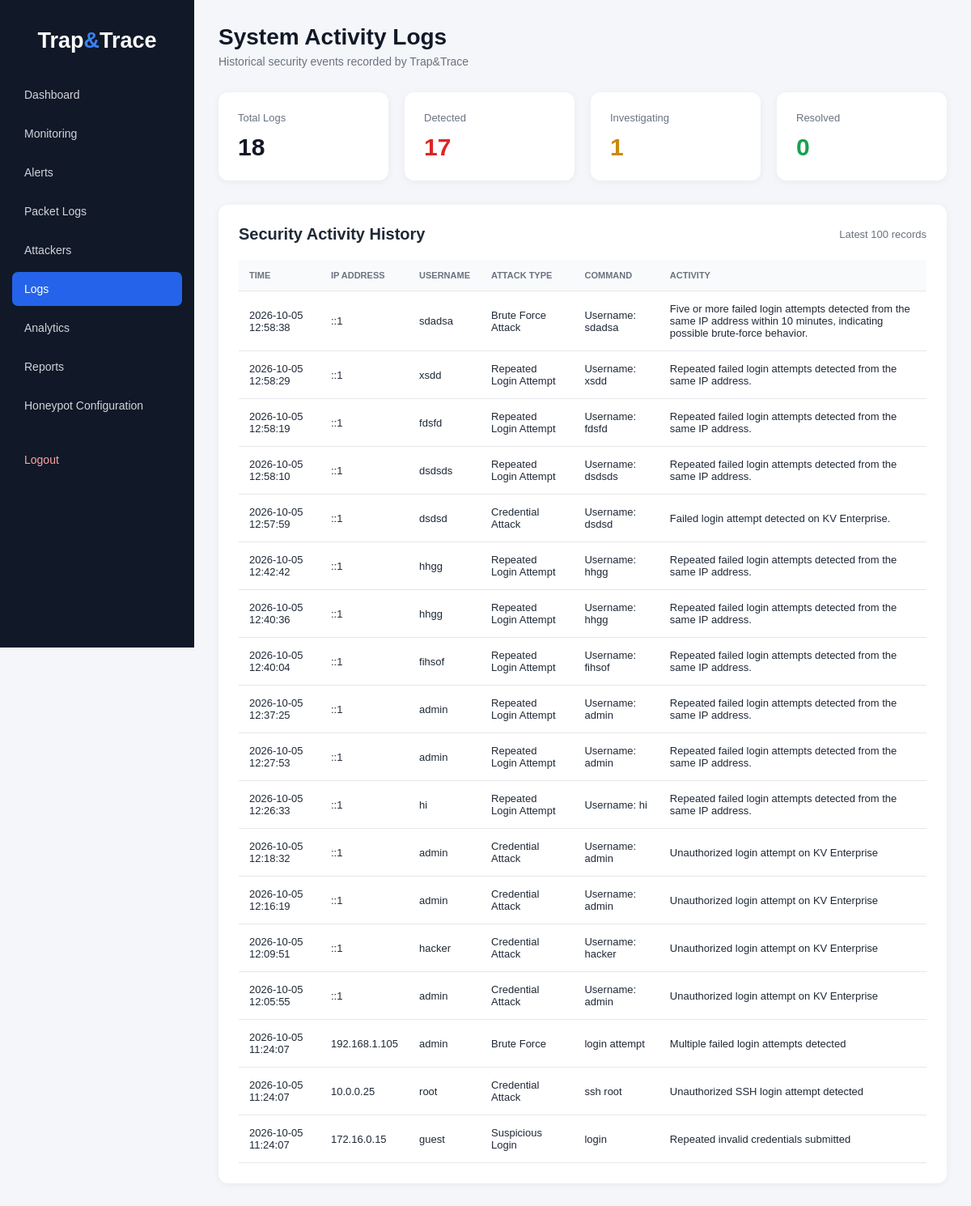
The page /Pages/logs.php (signed in) on the database its author committed.
### tables this page shows
CREATE TABLE `attack_events` (
  `id` int(11) NOT NULL,
  `ip_address` varchar(45) NOT NULL,
  `username` varchar(100) DEFAULT NULL,
  `attack_type` varchar(100) NOT NULL,
  `command` text DEFAULT NULL,
  `activity` text NOT NULL,
  `risk_level` enum('Low','Medium','High','Critical') NOT NULL DEFAULT 'Low',
  `status` enum('Detected','Investigating','Resolved') NOT NULL DEFAULT 'Detected',
  `created_at` timestamp NOT NULL DEFAULT current_timestamp()
);

### Pages/logs.php (the view, shortened to what this page needs)
<?php
require_once "../config/database.php";
$totalLogs = $pdo
    ->query("
        SELECT COUNT(*)
        FROM attack_events
    ")
    ->fetchColumn();
$detectedLogs = $pdo
    ->query("
        SELECT COUNT(*)
        FROM attack_events
        WHERE status = 'Detected'
    ")
    ->fetchColumn();
$investigatingLogs = $pdo
    ->query("
        SELECT COUNT(*)
        FROM attack_events
        WHERE status = 'Investigating'
    ")
    ->fetchColumn();
$resolvedLogs = $pdo
    ->query("
        SELECT COUNT(*)
        FROM attack_events
        WHERE status = 'Resolved'
    ")
    ->fetchColumn();
$logs = $pdo
    ->query("
        SELECT *
        FROM attack_events
        ORDER BY created_at DESC
        LIMIT 100
    ")
    ->fetchAll();
?>
<!DOCTYPE html>
<html lang="en">
<head>
</head>
<body>
<aside class="sidebar">
    <div class="sidebar-logo">
        <h2>
            Trap<span>&</span>Trace
        </h2>
    </div>
    <ul class="sidebar-menu">
        <li>
            <a href="../dashboard.php">
                Dashboard
            </a>
        </li>
        <li>
            <a href="monitoring.php">
                Monitoring
            </a>
        </li>
        <li>
            <a href="alerts.php">
                Alerts
            </a>
        </li>
        <li>
            <a href="packet_logs.php">
                Packet Logs
            </a>
        </li>
        <li>
            <a href="attackers.php">
                Attackers
            </a>
        </li>
        <li>
            <a
                href="logs.php"
                class="active"
            >
                Logs
            </a>
        </li>
        <li>
            <a href="analytics.php">
                Analytics
            </a>
        </li>
        <li>
            <a href="reports.php">
                Reports
            </a>
        </li>
        <li>
            <a href="settings.php">
                Honeypot Configuration
            </a>
        </li>
        <li class="logout">
            <a href="../logout.php">
                Logout
            </a>
        </li>
    </ul>
</aside>
<main class="main-content">
    <header class="top-header">
        <h1>
            System Activity Logs
        </h1>
        <p>
            Historical security events recorded by Trap&Trace
        </p>
    </header>
    <section class="stats-grid">
        <div class="stat-card">
            <h3>
                Total Logs
            </h3>
            <div class="stat-number">
                <?= $totalLogs ?>
            </div>
        </div>
        <div class="stat-card">
            <h3>
                Detected
            </h3>
            <div class="stat-number detected">
                <?= $detectedLogs ?>
            </div>
        </div>
        <div class="stat-card">
            <h3>
                Investigating
            </h3>
            <div class="stat-number investigating">
                <?= $investigatingLogs ?>
            </div>
        </div>
        <div class="stat-card">
            <h3>
                Resolved
            </h3>
            <div class="stat-number resolved">
                <?= $resolvedLogs ?>
            </div>
        </div>
    </section>
    <section class="logs-card">
        <div class="logs-header">
            <h2>
                Security Activity History
            </h2>
            <span>
                Latest 100 records
            </span>
        </div>
        <div class="table-container">
            <table>
                <thead>
                    <tr>
                        <th>
                            Time
                        </th>
                        <th>
                            IP Address
                        </th>
                        <th>
                            Username
                        </th>
                        <th>
                            Attack Type
                        </th>
                        <th>
                            Command
                        </th>
                        <th>
                            Activity
                        </th>
                    </tr>
                </thead>
                <tbody>
                <?php if (count($logs) > 0): ?>
                    <?php foreach ($logs as $log): ?>
                        <tr>
                            <td>
                                <?= htmlspecialchars($log["created_at"]) ?>
                            </td>
                            <td>
                                <?= htmlspecialchars($log["ip_address"]) ?>
                            </td>
                            <td>
                                <?= htmlspecialchars($log["username"] ?? "-") ?>
                            </td>
                            <td>
                                <?= htmlspecialchars($log["attack_type"]) ?>
                            </td>
                            <td>
                                <?= htmlspecialchars($log["command"] ?? "-") ?>
                            </td>
                            <td>
                                <?= htmlspecialchars($log["activity"]) ?>
                            </td>
                        </tr>
                    <?php endforeach; ?>
                <?php endif; ?>
                </tbody>
            </table>
        </div>
    </section>
</main>
</body>
</html>

### Pages/logs.php (style rules this page uses)
* { margin: 0; padding: 0; box-sizing: border-box; }
body { font-family: Arial, Helvetica, sans-serif; background: #f4f6f9; color: #1f2937; }
.sidebar { position: fixed; left: 0; top: 0; width: 240px; height: 100vh; background: #111827; color: white; padding: 25px 15px; }
.sidebar-logo { text-align: center; padding: 10px 0 30px; }
.sidebar-logo h2 { font-size: 27px; }
.sidebar-logo span { color: #3b82f6; }
.sidebar-menu { list-style: none; }
.sidebar-menu li { margin-bottom: 6px; }
.sidebar-menu a { display: block; padding: 13px 15px; border-radius: 7px; color: #d1d5db; text-decoration: none; font-size: 14px; }
.sidebar-menu a:hover, .sidebar-menu a.active { background: #2563eb; color: white; }
.logout { margin-top: 25px; }
.logout a { color: #fca5a5; }
.main-content { margin-left: 240px; padding: 30px; }
.top-header { margin-bottom: 30px; }
.top-header h1 { font-size: 28px; color: #111827; }
.top-header p { margin-top: 6px; color: #6b7280; font-size: 14px; }
.stats-grid { display: grid; grid-template-columns: repeat(4, 1fr); gap: 20px; margin-bottom: 30px; }
.stat-card { background: white; padding: 24px; border-radius: 12px; box-shadow: 0 2px 10px rgba(0, 0, 0, 0.05); }
.stat-card h3 { color: #6b7280; font-size: 13px; font-weight: normal; margin-bottom: 12px; }
.stat-number { font-size: 30px; font-weight: bold; color: #111827; }
.detected { color: #dc2626; }
.investigating { color: #ca8a04; }
.resolved { color: #16a34a; }
.logs-card { background: white; border-radius: 12px; padding: 25px; box-shadow: 0 2px 10px rgba(0, 0, 0, 0.05); }
.logs-header { display: flex; justify-content: space-between; align-items: center; margin-bottom: 20px; }
.logs-header h2 { font-size: 20px; }
.logs-header span { color: #6b7280; font-size: 13px; }
.table-container { overflow-x: auto; }
table { width: 100%; border-collapse: collapse; min-width: 1050px; }
th { text-align: left; padding: 13px; background: #f9fafb; color: #6b7280; font-size: 11px; text-transform: uppercase; border-bottom: 1px solid #e5e7eb; }
td { padding: 14px 13px; border-bottom: 1px solid #e5e7eb; font-size: 13px; }

### rows shown on the page
attack_events: created_at "2026-10-05 12:58:38", ip_address "::1", username "sdadsa", attack_type "Brute Force Attack", command "Username: sdadsa", activity "Five or more failed login attempts detected from the same IP address within 10 minutes, indicating possible brute-force behavior."
attack_events: created_at "2026-10-05 12:58:29", ip_address "::1", username "xsdd", attack_type "Repeated Login Attempt", command "Username: xsdd", activity "Repeated failed login attempts detected from the same IP address."
attack_events: created_at "2026-10-05 12:58:19", ip_address "::1", username "fdsfd", attack_type "Repeated Login Attempt", command "Username: fdsfd", activity "Repeated failed login attempts detected from the same IP address."
attack_events: created_at "2026-10-05 12:58:10", ip_address "::1", username "dsdsds", attack_type "Repeated Login Attempt", command "Username: dsdsds", activity "Repeated failed login attempts detected from the same IP address."
attack_events: created_at "2026-10-05 12:57:59", ip_address "::1", username "dsdsd", attack_type "Credential Attack", command "Username: dsdsd", activity "Failed login attempt detected on KV Enterprise."
attack_events: created_at "2026-10-05 12:42:42", ip_address "::1", username "hhgg", attack_type "Repeated Login Attempt", command "Username: hhgg", activity "Repeated failed login attempts detected from the same IP address."
attack_events: created_at "2026-10-05 12:40:36", ip_address "::1", username "hhgg", attack_type "Repeated Login Attempt", command "Username: hhgg", activity "Repeated failed login attempts detected from the same IP address."
attack_events: created_at "2026-10-05 12:40:04", ip_address "::1", username "fihsof", attack_type "Repeated Login Attempt", command "Username: fihsof", activity "Repeated failed login attempts detected from the same IP address."
attack_events: created_at "2026-10-05 12:37:25", ip_address "::1", username "admin", attack_type "Repeated Login Attempt", command "Username: admin", activity "Repeated failed login attempts detected from the same IP address."
attack_events: created_at "2026-10-05 12:27:53", ip_address "::1", username "admin", attack_type "Repeated Login Attempt", command "Username: admin", activity "Repeated failed login attempts detected from the same IP address."
attack_events: created_at "2026-10-05 12:26:33", ip_address "::1", username "hi", attack_type "Repeated Login Attempt", command "Username: hi", activity "Repeated failed login attempts detected from the same IP address."
attack_events: created_at "2026-10-05 12:18:32", ip_address "::1", username "admin", attack_type "Credential Attack", command "Username: admin", activity "Unauthorized login attempt on KV Enterprise"
attack_events: created_at "2026-10-05 12:16:19", ip_address "::1", username "admin", attack_type "Credential Attack", command "Username: admin", activity "Unauthorized login attempt on KV Enterprise"
attack_events: created_at "2026-10-05 12:09:51", ip_address "::1", username "hacker", attack_type "Credential Attack", command "Username: hacker", activity "Unauthorized login attempt on KV Enterprise"
attack_events: created_at "2026-10-05 12:05:55", ip_address "::1", username "admin", attack_type "Credential Attack", command "Username: admin", activity "Unauthorized login attempt on KV Enterprise"
attack_events: created_at "2026-10-05 11:24:07", ip_address "192.168.1.105", username "admin", attack_type "Brute Force", command "login attempt", activity "Multiple failed login attempts detected"
attack_events: created_at "2026-10-05 11:24:07", ip_address "10.0.0.25", username "root", attack_type "Credential Attack", command "ssh root", activity "Unauthorized SSH login attempt detected"
attack_events: created_at "2026-10-05 11:24:07", ip_address "172.16.0.15", username "guest", attack_type "Suspicious Login", command "login", activity "Repeated invalid credentials submitted"

### other values the page prints
$totalLogs "18"
$detectedLogs "17"
$investigatingLogs "1"
$resolvedLogs "0"
